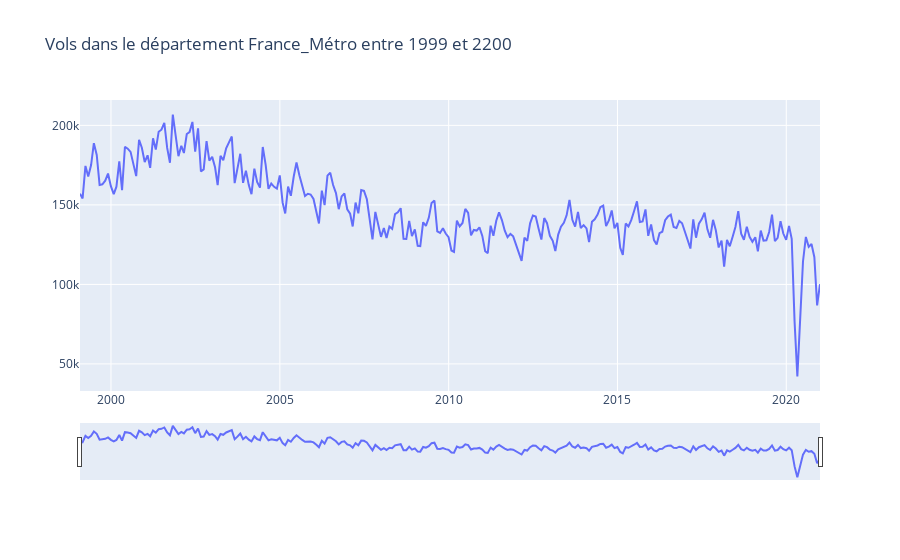

This figure's notebook cell:
### Code cell
# Choisir ici un code de département, un type de délit et une période de prévision temporelle 
code_dep = 'France_Métro'
delit = "Vols"
periode = 36

# Preprocessing
df = preprocessing(df2, code_dep, delit)

# Création du modèle
model = prophet_model(df,code_dep,delit,periode)
# Visualisation de la série temporelle
model.serie_temporelle()

### Figure 1 — Plotly figure (JSON) as saved in the notebook; plotly's stock layout.template omitted (floating-point values rounded to 4 significant figures; data arrays with more than 128 entries replaced by an {"elided": "..."} marker saying what was removed)
{"data": [{"mode": "lines", "name": "Vols", "x": {"elided": "264 str values"}, "y": {"elided": "264 int values"}, "type": "scatter"}], "layout": {"title": {"text": "Vols dans le département France_Métro entre 1999 et 2200"}, "xaxis": {"rangeslider": {"visible": true}, "type": "date"}}}
